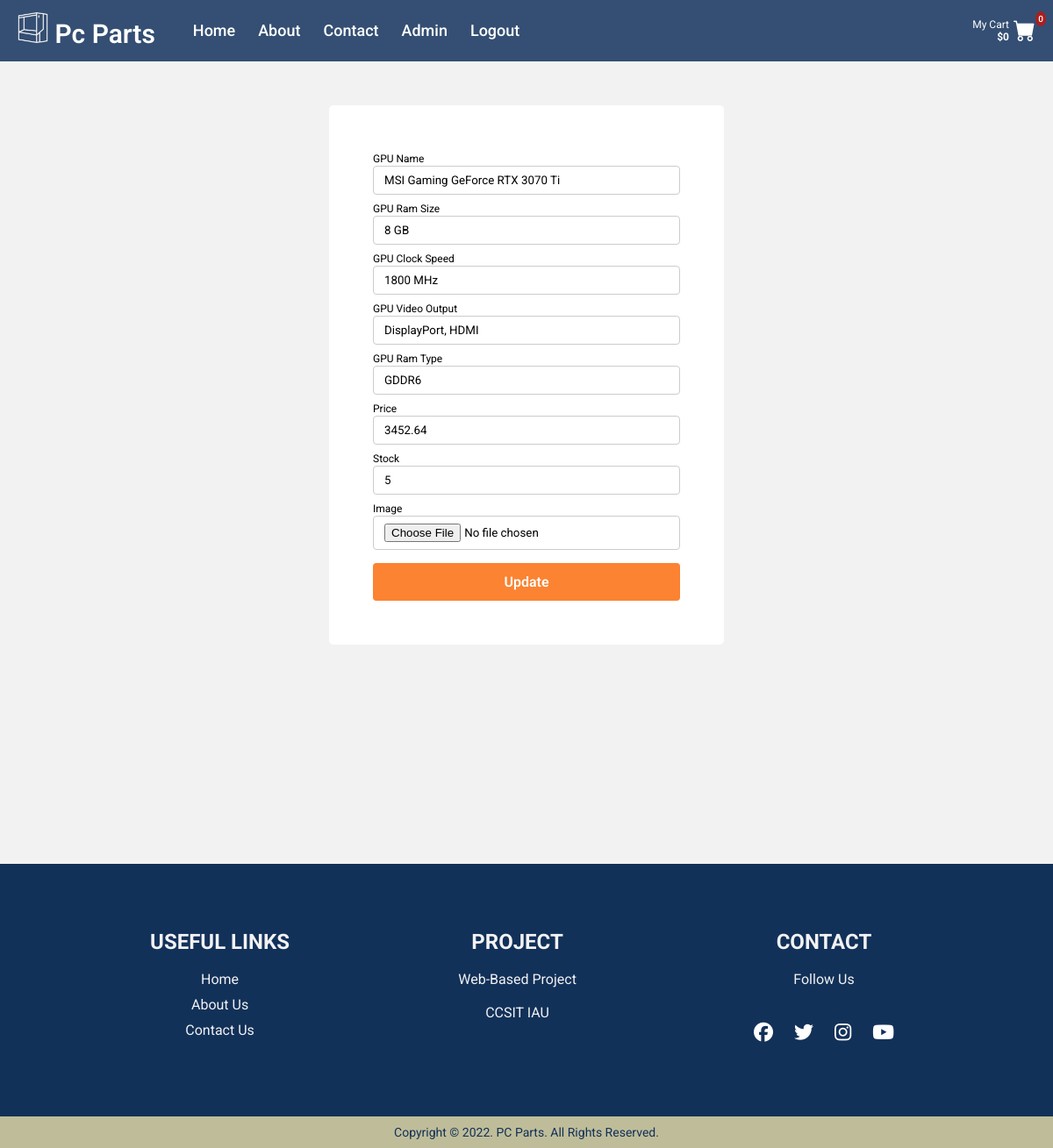
Page /edit-gpu.php?id=1 (signed in) on the committed database.
### tables this page shows
CREATE TABLE `gpu` (
  `id` int(11) NOT NULL,
  `gpuName` varchar(40) DEFAULT NULL,
  `gpuRamSize` varchar(40) DEFAULT NULL,
  `gpuClockSpeed` varchar(40) DEFAULT NULL,
  `gpuVideoOutput` varchar(40) DEFAULT NULL,
  `gpuRamType` varchar(40) DEFAULT NULL,
  `price` varchar(40) DEFAULT NULL,
  `stock` int(11) DEFAULT NULL,
  `image` varchar(200) NOT NULL
);

### model/DBconnect.php (called while the page is built, shortened)
<?php
function connect()
{
    $conn = new mysqli("localhost", "root", "", "newshop");
    return $conn;
}
function searchGpuId($id)
{
    $conn = connect();
    $sql = $conn->prepare("SELECT * FROM gpu WHERE id = ?");
    $sql->bind_param("i", $id);
    $sql->execute();
    $res = $sql->get_result();
    return $res->fetch_all(MYSQLI_ASSOC);
}

### controller/EditGpuAction.php (called while the page is built, shortened)
<?php
include "model/DBconnect.php";
if ($_SERVER["REQUEST_METHOD"] === "GET") {
    $prod = searchGpuId($_GET["id"])[0];
}

### edit-gpu.php (the view, shortened to what this page needs)
<!DOCTYPE html>
<html lang="en">
<?php
include './controller/EditGpuAction.php';
include 'include/head.php';
?>
<link rel="stylesheet" href="./css/addForm.css">
<body>
    <?php include 'include/navbar.php' ?>
    <div class="main-div">
        <div class="container">
            <form method="POST" enctype="multipart/form-data" action="<?php echo htmlspecialchars($_SERVER["PHP_SELF"]); ?>">
                <div class="form-group">
                    <label for="gpuName">GPU Name</label>
                    <input type="text" id="gpuName" name="gpuName" placeholder="GPU Name" value="<?php echo $prod["gpuName"] ?? '' ?>">
                </div>
                <div class="form-group">
                    <label for="gpuRamSize">GPU Ram Size</label>
                    <input type="text" id="gpuRamSize" name="gpuRamSize" placeholder="GPU Ram Size" value="<?php echo $prod["gpuRamSize"] ?? '' ?>">
                </div>
                <div class="form-group">
                    <label for="gpuClockSpeed">GPU Clock Speed</label>
                    <input type="text" id="gpuClockSpeed" name="gpuClockSpeed" placeholder="GPU Clock Speed" value="<?php echo $prod["gpuClockSpeed"] ?? '' ?>">
                </div>
                <div class="form-group">
                    <label for="gpuVideoOutput">GPU Video Output</label>
                    <input type="text" id="gpuVideoOutput" name="gpuVideoOutput" placeholder="GPU Video Output" value="<?php echo $prod["gpuVideoOutput"] ?? '' ?>">
                </div>
                <div class="form-group">
                    <label for="gpuRamType">GPU Ram Type</label>
                    <input type="text" id="gpuRamType" name="gpuRamType" placeholder="GPU Ram Type" value="<?php echo $prod["gpuRamType"] ?? '' ?>">
                </div>
                <div class="form-group">
                    <label for="price">Price</label>
                    <input type="text" id="price" name="price" placeholder="Price" value="<?php echo $prod["price"] ?? '' ?>">
                </div>
                <div class="form-group">
                    <label for="stock">Stock</label>
                    <input type="text" id="stock" name="stock" placeholder="Stock" value="<?php echo $prod["stock"] ?? '' ?>">
                </div>
                <div class="form-group">
                    <label for="image">Image</label>
                    <input type="file" accept="image/*" id="image" name="image" onchange="handleUploadImage(this);" />
                </div>
                <input type="submit" value="Update">
            </form>
        </div>
    </div>
    <?php include 'include/footer.php' ?>
</body>
</html>

### css/nav.css (style rules this page uses)
* { margin: 0; padding: 0; box-sizing: border-box; text-decoration: none; font-family: "Roboto"; }
.container { margin: 50px 0; max-width: 1000px; margin: 0 auto; }

### css/Card-flip.css (style rules this page uses)
* { font-family: "Roboto"; }
html body { height: 100%; background-color: #F2F2F2; }

### css/footer.css (style rules this page uses)
* { font-family: "Roboto"; }

### css/addForm.css (style rules this page uses)
.container { display: block; justify-content: center; border-radius: 5px; background-color: #fff; padding: 50px; max-width: 450px; margin: 50px auto; }
label { font-size: 12px; }
.container .form-group { margin-bottom: 5px; }
input[type="text"], input[type="number"], input[type="file"] { width: 100%; padding: 8px 12px; border: 1px solid #ccc; border-radius: 4px; box-sizing: border-box; }
input[type="submit"] { margin-top: 15px; background-color: #fb8332; color: white; padding: 12px 20px; display: block; border: none; border-radius: 4px; cursor: pointer; width: 100%; font-weight: 600; font-size: 16px; transition: 0.3s; }

### rows in the picture
gpu: gpuName "MSI Gaming GeForce RTX 3070 Ti", gpuRamSize "8 GB", gpuClockSpeed "1800 MHz", gpuVideoOutput "DisplayPort, HDMI", gpuRamType "GDDR6", price "3452.64", stock "5"
